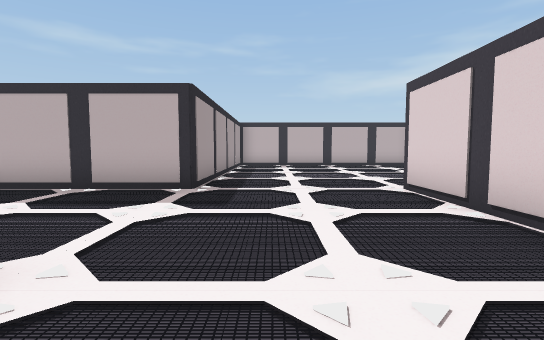
view 1 (above)

22 first-person views from a walk through a Unity game level. The camera is 1.5 m above the floor, tilts 4° down and sees 85° across. The floor is counted in squares, 2 m on a side. Each view is taken from the middle of a square. On the plan, view 1 faces up. The plan holds only what a view shows up to about 10 squares ahead; the rest is blank. The place goes on beyond the plan.

view 2
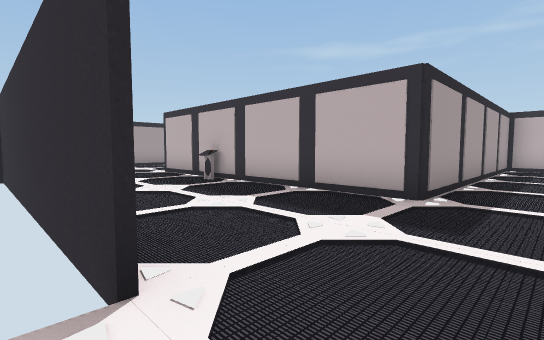

view 3
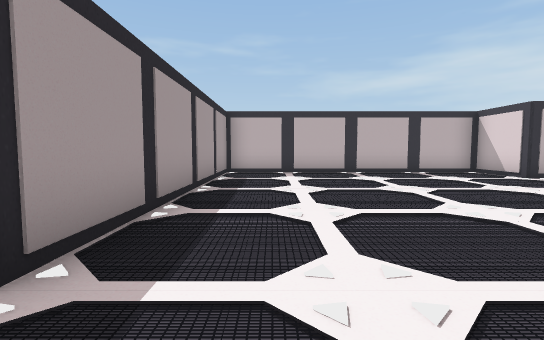

view 4
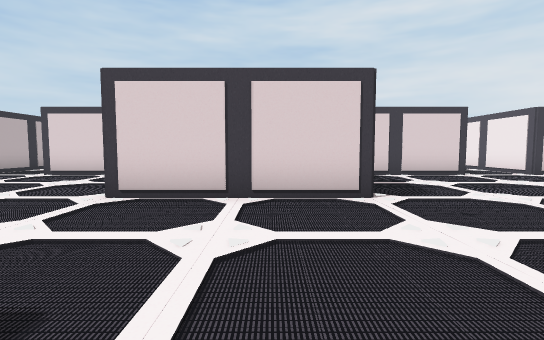

view 5
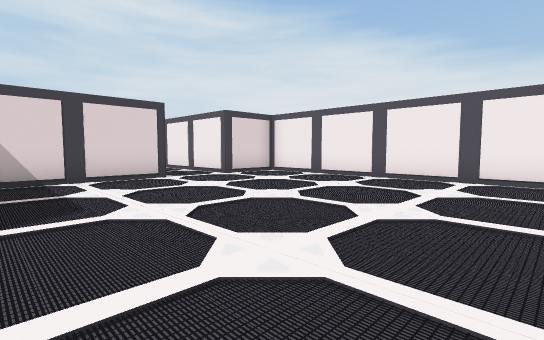

view 6
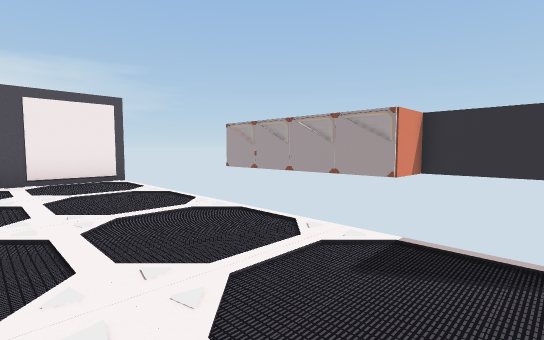

view 7
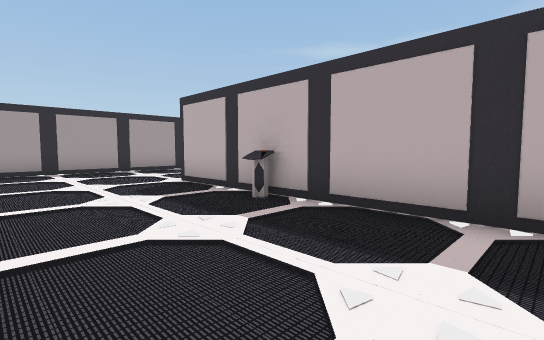

view 8
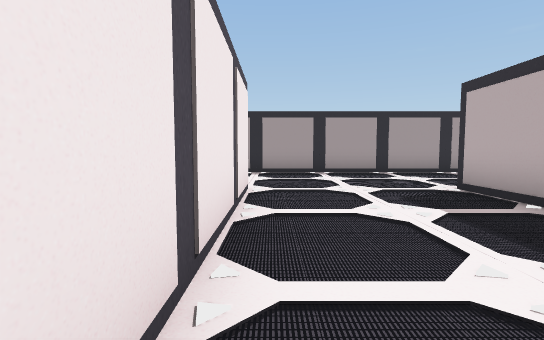

view 9
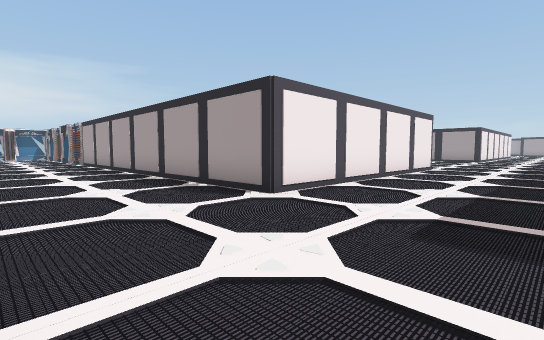

view 10
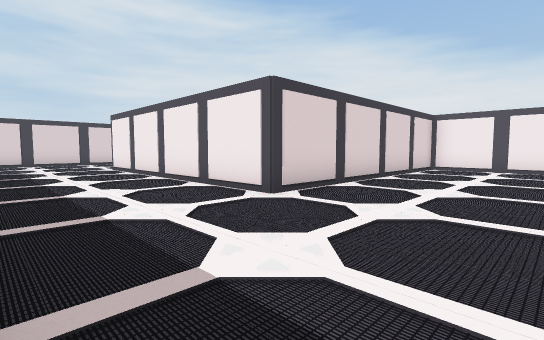

view 11
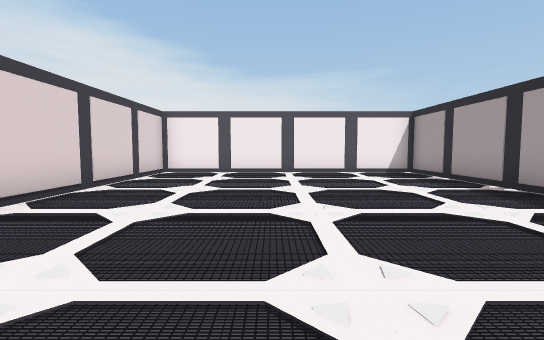

view 12
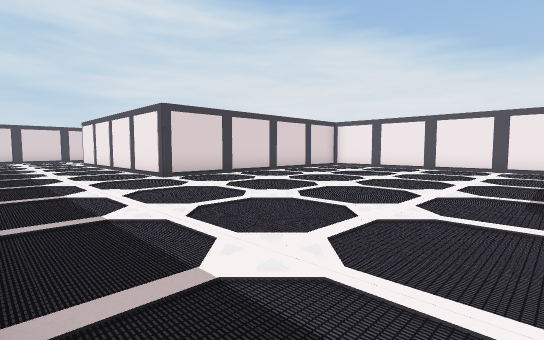

view 13
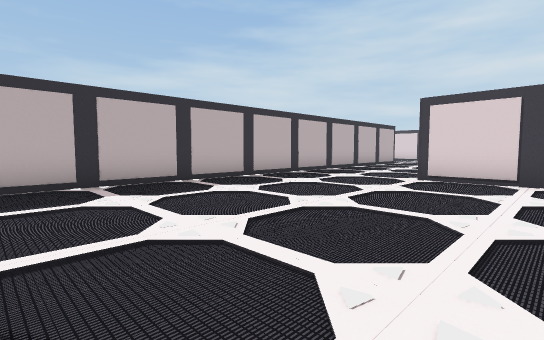

view 14
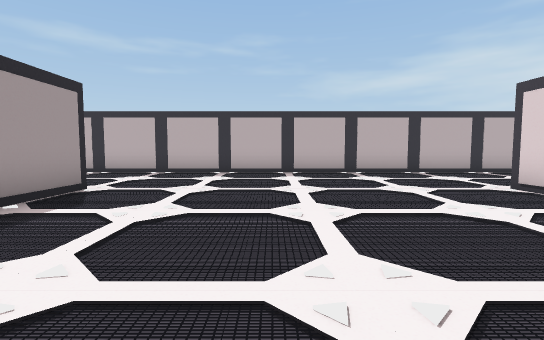

view 15
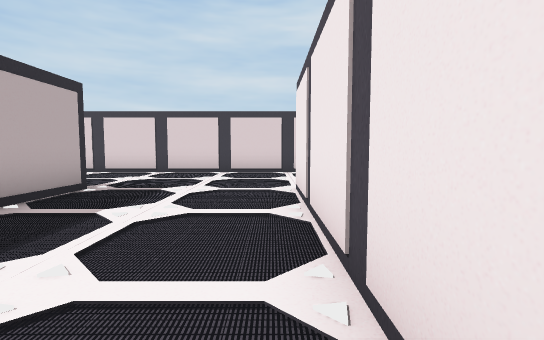

view 16
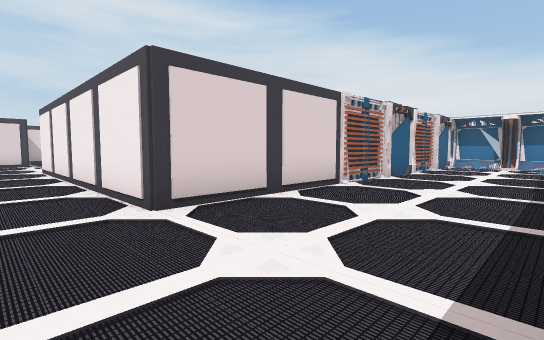

view 17
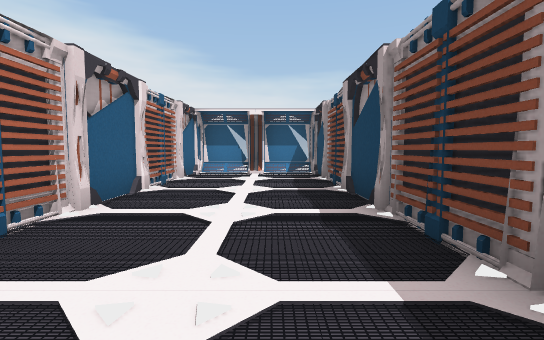

view 18
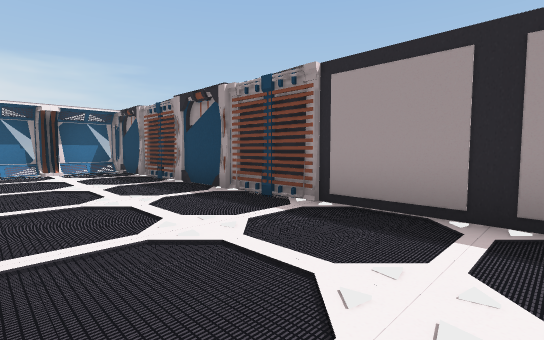

view 19
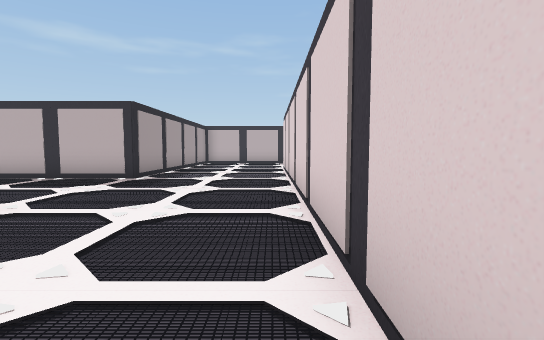

view 20
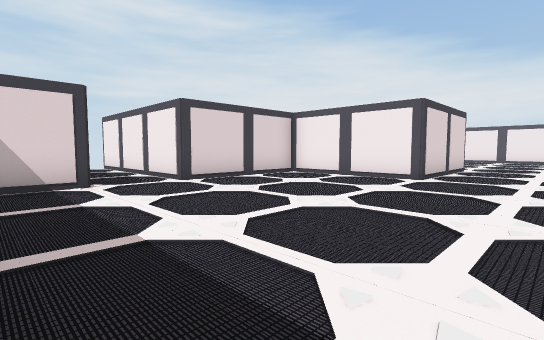

view 21
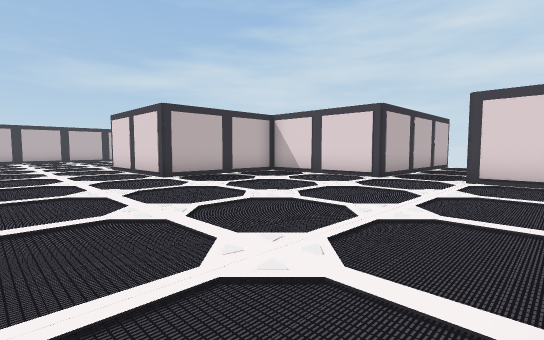

view 22
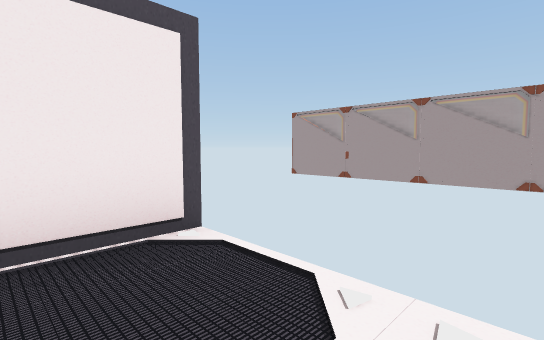

### Floor plan
Points are (right, up) in squares from view 1. A wall is a line through its corners. A room is listed if a view was taken in it or the views show most of it. See-through windows are left out.
Room 1 (views 1, 2, 3, 4, 5, 6, 7, 8, 9, 10, 11, 12, 13, 14, 15, 16, 17, 18, 19, 20, 21, 22)
walls: (-9.6, 6.4) (-9.6, 16); (-9.6, -2.5) (-9.6, 1.6) (-1.6, 1.6); (-13.4, 16.1) (-13.4, 13.4) (-29.5, 13.4); (-1.6, -6.4) (5.7, -6.4); (-11.6, -10.1) (-11.6, -10.8); (-11.3, -10.3) (-11.3, -10.8); (5.8, 1.5) (2.4, 1.5) (2.4, 5.6) (6.4, 5.6) (6.4, 9.6) (8.5, 9.6); (8, 11.4) (6.4, 11.4) (6.4, 13.4) (-1.4, 13.4) (-1.4, 5.4) (-9.5, 5.4); (-29.4, 2.1) (-29.4, 1.6) (-21.6, 1.6) (-21.6, 9.6) (-13.4, 9.6) (-13.4, -10.7) (-9.6, -10.7) (-9.6, -4.4); (6.4, -5.8) (6.4, -4.4) (8, -4.4); (8.5, -2.6) (6.4, -2.6) (6.4, 0.8)
objects: other object (-6, 5)

Positions as (right, up) in squares from view 1, and headings:
1: (0, 0), facing up
2: (0, 1), facing up-left
3: (0, 4), facing up
4: (-2, 3), facing right
5: (-1, 1), facing down-right
6: (1, 1), facing down-left
7: (-3, 2), facing up-left
8: (-4, 2), facing left
9: (-10, 13), facing down-left
10: (-25, 13), facing down-right
11: (-25, 11), facing down
12: (-29, 13), facing down-right
13: (-29, 7), facing up-right
14: (-26, 4), facing up
15: (-19, 10), facing right
16: (-13, 3), facing down-right
17: (-12, -1), facing down
18: (-10, 0), facing down-left
19: (-10, 6), facing up
20: (0, 13), facing down-right
21: (-1, -6), facing up-right
22: (0, -4), facing down-left
